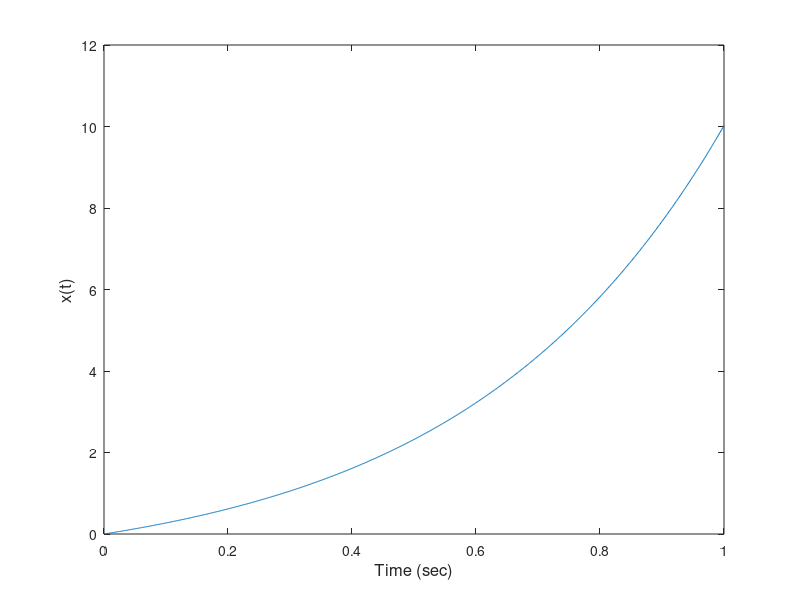

MATLAB code to generate this figure:
% John Semmlow- 'Signals and Systems for Bioengineers, A MATLAB - Based Introduction', 2ndEd
% Example 3.7 Program to check the analytical solution in Ex 3.7

N=1000;
fs = 1000;
t = (1:N)/fs;
x = exp(2.4*t) -1;
plot(t,x);
xlabel('Time (sec)','FontSize',12); 
ylabel('x(t)','FontSize',12);

X = fft(x)/N;
disp(X(1:4))
for m = 1:3
    X1(m) = (exp(2.4) -1)/(2.4-1j*2*pi*m);
end
X1 = [mean(x) X1];
disp(X1)